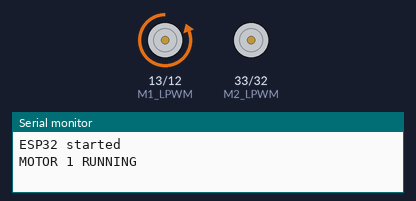
Simulated run of this sketch. Board: ESP32. Shown: motor-driver pin pairs drawn as motors (green arrow = first pin HIGH = forward, orange = second pin HIGH = backward, longer = more drive), the last lines printed to the serial monitor.

Above: at 2.5 s.
At 9.5 s:
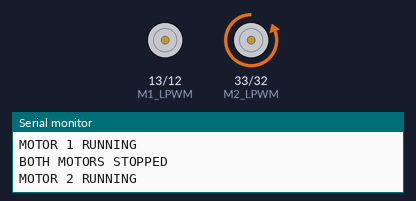
At 13.0 s:
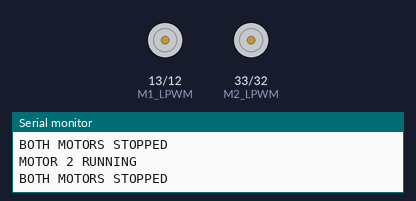
Timing chart, 0 to 18.2 s (numbered marks = the images above):
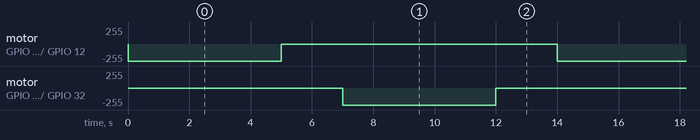

The sketch:

motortest1.ino
```cpp
// Motor 1
const int M1_RPWM = 12;
const int M1_LPWM = 13;

// Motor 2
const int M2_RPWM = 32;
const int M2_LPWM = 33;

void setup() {
  Serial.begin(115200);

  pinMode(M1_RPWM, OUTPUT);
  pinMode(M1_LPWM, OUTPUT);
  pinMode(M2_RPWM, OUTPUT);
  pinMode(M2_LPWM, OUTPUT);

  // Both motors stopped initially
  digitalWrite(M1_RPWM, LOW);
  digitalWrite(M1_LPWM, LOW);
  digitalWrite(M2_RPWM, LOW);
  digitalWrite(M2_LPWM, LOW);

  Serial.println("ESP32 started");
}

void loop() {
  // Motor 1 runs for 5 seconds
  Serial.println("MOTOR 1 RUNNING");
  digitalWrite(M1_RPWM, HIGH);
  digitalWrite(M1_LPWM, LOW);

  digitalWrite(M2_RPWM, LOW);
  digitalWrite(M2_LPWM, LOW);

  delay(5000);

  // Both motors stop for 2 seconds
  Serial.println("BOTH MOTORS STOPPED");
  digitalWrite(M1_RPWM, LOW);
  digitalWrite(M1_LPWM, LOW);
  digitalWrite(M2_RPWM, LOW);
  digitalWrite(M2_LPWM, LOW);

  delay(2000);

  // Motor 2 runs for 5 seconds
  Serial.println("MOTOR 2 RUNNING");
  digitalWrite(M1_RPWM, LOW);
  digitalWrite(M1_LPWM, LOW);

  digitalWrite(M2_RPWM, HIGH);
  digitalWrite(M2_LPWM, LOW);

  delay(5000);

  // Both motors stop for 2 seconds
  Serial.println("BOTH MOTORS STOPPED");
  digitalWrite(M1_RPWM, LOW);
  digitalWrite(M1_LPWM, LOW);
  digitalWrite(M2_RPWM, LOW);
  digitalWrite(M2_LPWM, LOW);

  delay(2000);
}
```

Measured:
- by itself, motor on GPIO 13 (M1_LPWM) / GPIO 12 (M1_RPWM), motor on GPIO 33 (M2_LPWM) / GPIO 32 (M2_RPWM): alternates backward 255/255 for 5.0 s and stopped for 9.0 s
